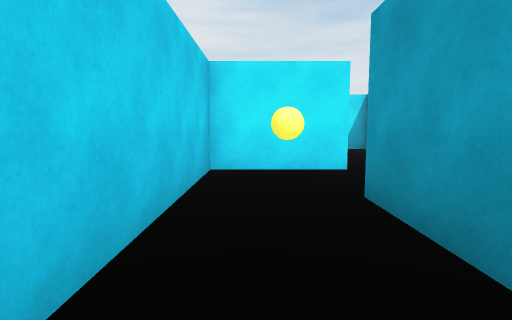
[1] (above)

13 first-person views from a walk through a scene from a Unity 3-D project. The camera is 1.4 m above the floor, tilts 6° down and sees 80° across. The floor is counted in squares, 2 m on a side. Each view is taken from the middle of a square. On the plan, view 1 faces up. The plan holds only what a view shows up to about 10 squares ahead; the rest is blank. The place goes on beyond the plan. The player character is not drawn. Some animated figures are left out. Door leaves are left out, so doorways stand open.

[2]
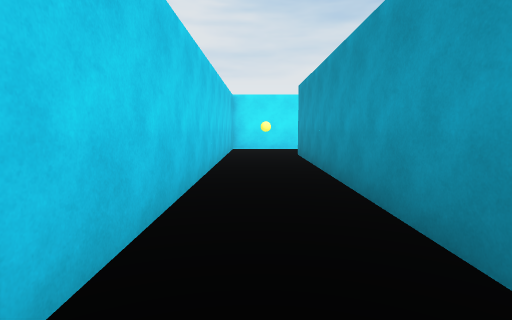

[3]
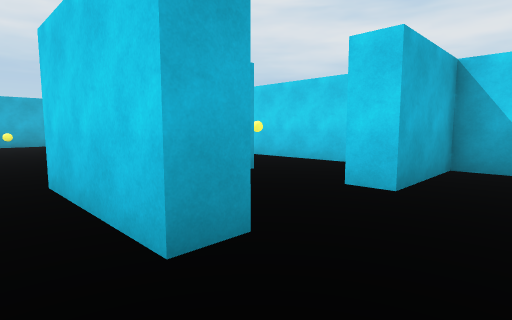

[4]
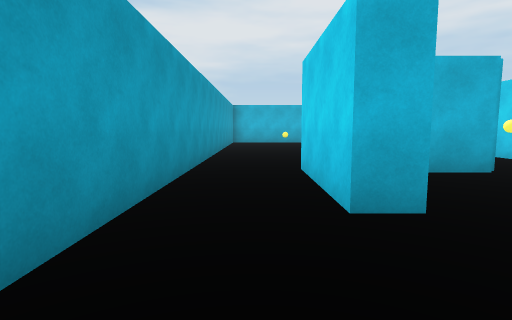

[5]
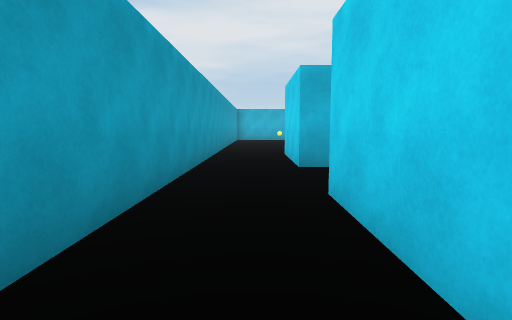

[6]
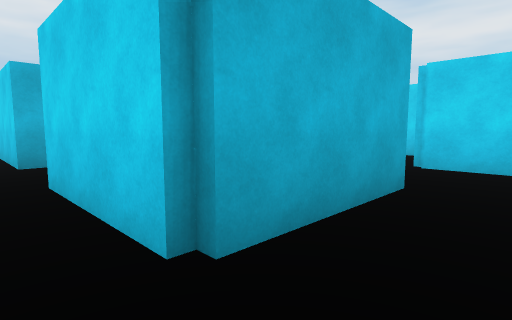

[7]
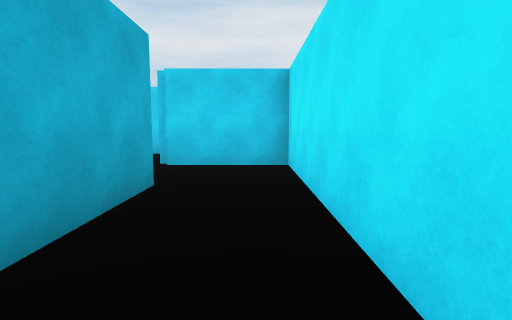

[8]
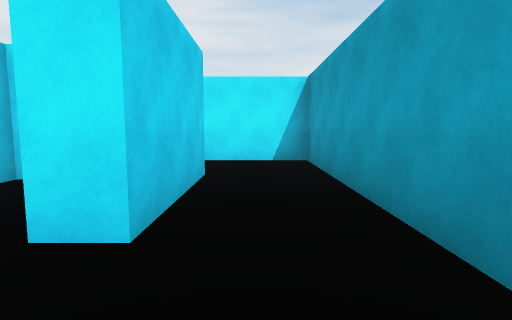

[9]
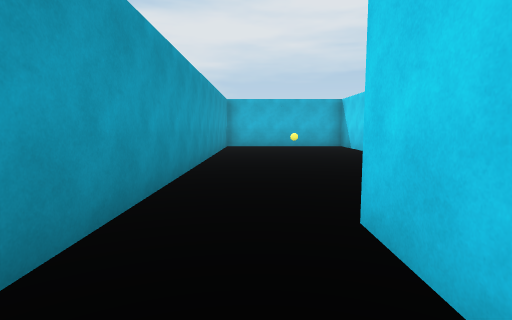

[10]
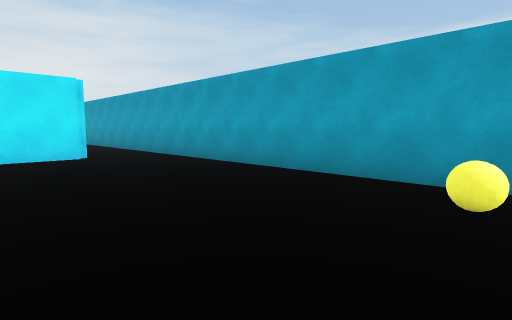

[11]
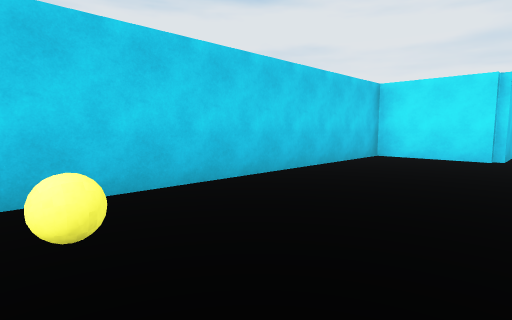

[12]
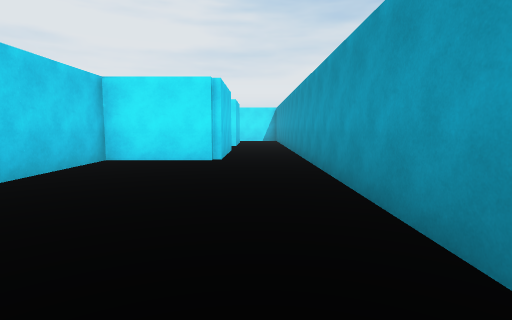

[13]
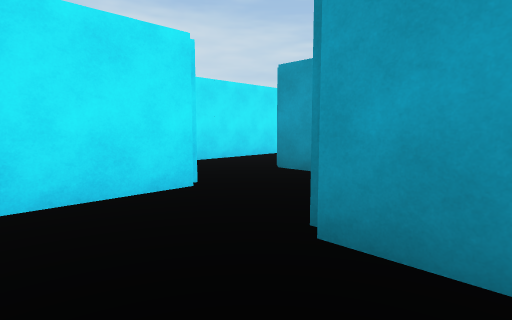

### Floor plan
Ten units are one square. View 1 is at (0, 0); x grows to the right and y downward. Boxes are objects, and circles mark ways between rooms. Rooms are numbered by the first view taken in them; rooms with no view inside come last. Other rooms are left out.
<svg viewBox="-35 -131 101 191">
<path fill="none" stroke="#000" d="M11 38 11 -32M15 -51 -8 -51 -8 42M35 -56 42 -56 42 -26M11 -98 11 -107 42 -107 42 -78 35 -78M61 -24 61 -126 -8 -126 -8 -101M42 -26 17 -26 17 51M61 51 61 -24M-14 -70 -14 -81M-8 -101 -29 -101M11 -32 24 -32"/>
<rect x="35" y="45" width="10" height="10" fill="#bbb"><title>yellow ball</title></rect>
<circle cx="10" cy="-40" r="3" fill="#2a7"/>
<circle cx="50" cy="-30" r="3" fill="#2a7"/>
<text x="0" y="0">1</text>
<text x="50" y="-90">2</text>
<text x="30" y="10">3</text>
<text x="-30" y="-20">4</text>
<text x="20" y="-40">5</text>
</svg>
Room 1 opens to room 5. Room 2 opens to room 3.

Where each view was taken, in squares from view 1:
view 1: 0 up, 0 right, facing up
view 2: 5 down, 0 right, facing up
view 3: 7 up, 5 right, facing down-left
view 4: 8 up, 5 right, facing down
view 5: 11 up, 5 right, facing down
view 6: 12 up, 5 right, facing down-left
view 7: 12 up, 5 right, facing left
view 8: 6 up, 5 right, facing up
view 9: 5 up, 5 right, facing down
view 10: 5 down, 2 right, facing up-right
view 11: 5 down, 5 right, facing up-left
view 12: 4 down, 5 right, facing up
view 13: 7 up, 3 left, facing up-right
